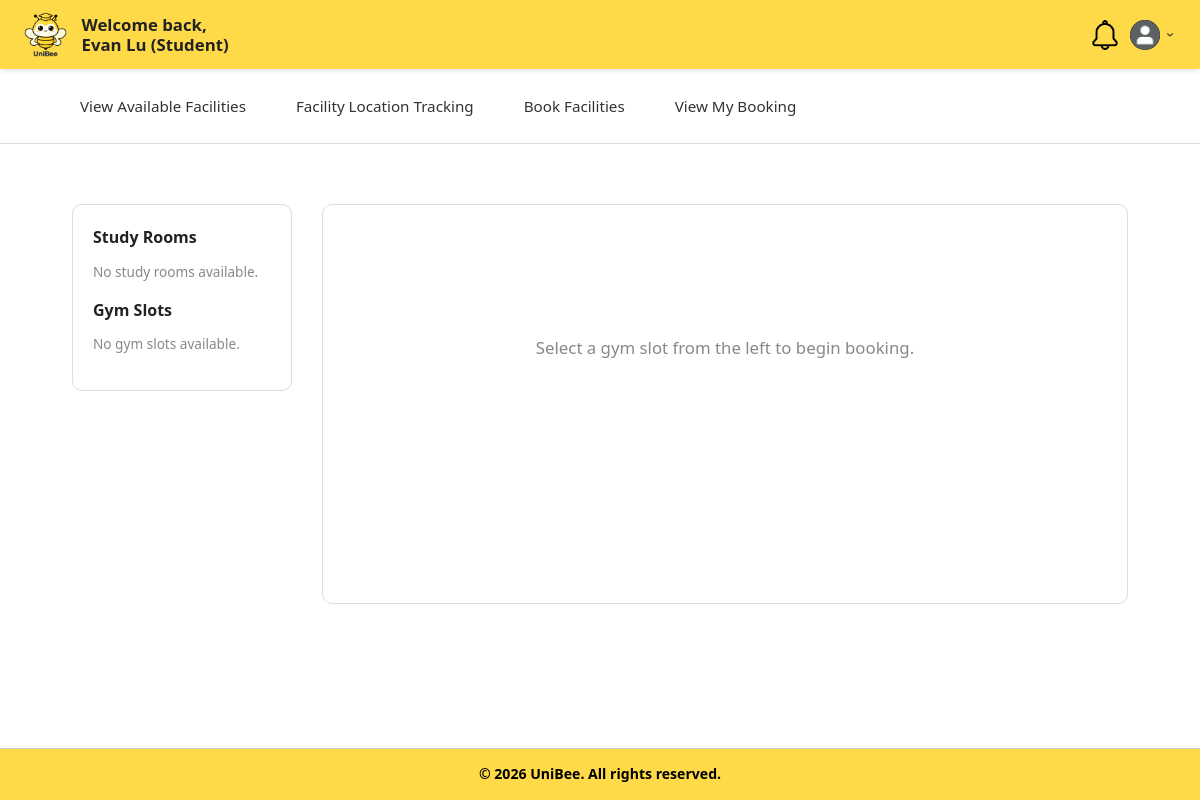
The page /boundary/bookGymSlotPage.php (signed in) on the database as committed earlier.
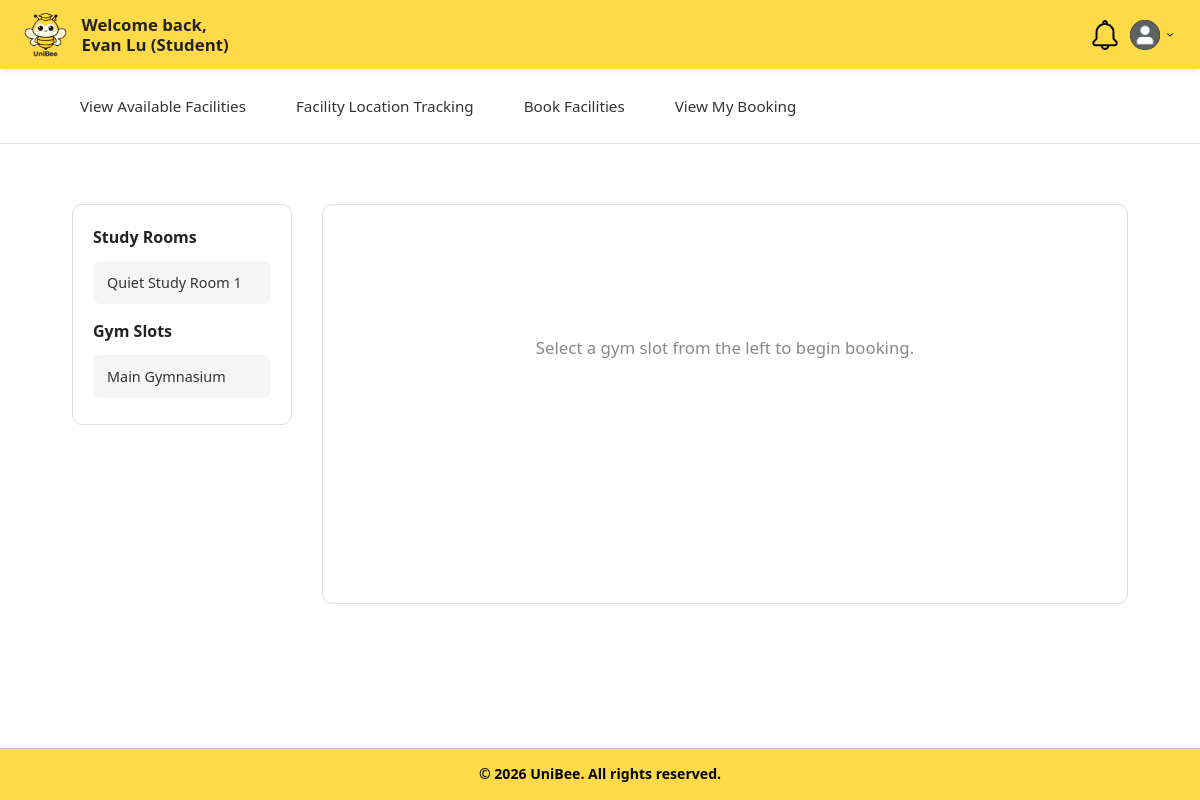
The same page on the database as committed later.
### tables this page shows
CREATE TABLE BookableFacilities (
    id INT PRIMARY KEY AUTO_INCREMENT,
    facilityId INT NOT NULL,
    isBookable BOOLEAN DEFAULT FALSE,
    slotDuration INT,
    bookingCapacity INT NULL,
    openTime TIME,
    closeTime TIME,
    status ENUM('available', 'unavailable') DEFAULT 'available',
    createdAt DATETIME DEFAULT CURRENT_TIMESTAMP,
    updatedAt DATETIME DEFAULT CURRENT_TIMESTAMP ON UPDATE CURRENT_TIMESTAMP,
    FOREIGN KEY (facilityId) REFERENCES Facilities(id) ON DELETE CASCADE,
    UNIQUE (facilityId)
);

CREATE TABLE Facilities (
    id INT PRIMARY KEY AUTO_INCREMENT,
    universityId INT NOT NULL,
    floorId INT,
    name VARCHAR(255) NOT NULL,
    roomCode VARCHAR(100),
    type ENUM('study room', 'gym', 'lecture hall', 'lab', 'classroom') DEFAULT 'study room',
    description TEXT,
    location VARCHAR(255),
    blockFloor VARCHAR(100),
    capacity INT,
    status VARCHAR(50) DEFAULT 'active',
    createdAt DATETIME DEFAULT CURRENT_TIMESTAMP,
    updatedAt DATETIME DEFAULT CURRENT_TIMESTAMP ON UPDATE CURRENT_TIMESTAMP,
    FOREIGN KEY (universityId) REFERENCES Universities(id) ON DELETE CASCADE,
    FOREIGN KEY (floorId) REFERENCES CampusFloors(id) ON DELETE SET NULL
);

### controller/bookGymSlotController.php (called while the page is built, shortened)
<?php
require_once "../database/database.php";
class BookGymSlotController
{
    private $db;
    public function __construct()
    {
        $database = new Database();
        $this->db = $database->connect();
    }
    public function getBookableFacilitiesByName($universityId, $keyword)
    {
        try {
            $sql = "SELECT f.id AS facilityId, bf.id AS bookableFacilityId,
                           f.name, f.type, f.location, f.capacity, f.description,
                           bf.slotDuration, bf.openTime, bf.closeTime, bf.status AS bookableStatus
                    FROM Facilities f
                    INNER JOIN BookableFacilities bf ON f.id = bf.facilityId
                    WHERE f.universityId = ?
                      AND f.status = 'active'
                      AND bf.isBookable = TRUE
                      AND bf.status = 'available'
                      AND f.name LIKE ?
                    ORDER BY f.name ASC";
            $stmt = $this->db->prepare($sql);
            $stmt->execute([$universityId, '%' . $keyword . '%']);
            return $stmt->fetchAll(PDO::FETCH_ASSOC);
        } catch (Exception $e) {
            error_log("Bookable gym slots fetch error: " . $e->getMessage());
            return false;
        }
    }
}
?>

### database/database.php (called while the page is built, shortened)
<?php
class Database
{
    private $host = 'sql212.infinityfree.com';
    private $dbname = 'if0_43479137_unibee';
    private $username = 'if0_43479137';
    private $password = 'InjO8Pzh9lL';
    public function connect()
    {
        try {
            $this->pdo = new PDO(
                "mysql:host={$this->host};dbname={$this->dbname}",
                $this->username,
                $this->password
            );
            $this->pdo->setAttribute(PDO::ATTR_ERRMODE, PDO::ERRMODE_EXCEPTION);
            return $this->pdo;
        } catch (PDOException $e) {
            die("Database connection failed: " . $e->getMessage());
        }
    }
}

### boundary/bookGymSlotPage.php (the view, shortened to what the changed rows need)
<?php
require_once "../controller/bookGymSlotController.php";
$controller = new BookGymSlotController();
$gymSlots = $controller->getBookableFacilitiesByName($_SESSION['university_id'], 'Gym');
$studyRooms = $controller->getBookableFacilitiesByName($_SESSION['university_id'], 'Study Room');
?>
<!DOCTYPE html>
<html lang="en">
<head>
    <link rel="stylesheet" href="../style.css">
</head>
<body>
    <main class="dashboard">
        <?php if ($gymSlots === false): ?>
            <p class="error-message">Unable to load gym slots, please try again.</p>
        <?php else: ?>
            <div class="book-layout">
                <aside class="book-sidebar">
                    <h3>Study Rooms</h3>
                    <?php if ($studyRooms && !empty($studyRooms)): ?>
                        <?php foreach ($studyRooms as $sr): ?>
                            <a href="bookFacilityPage.php?facilityId=<?php echo urlencode($sr['facilityId']); ?>"
                            class="book-sidebar-item">
                                <?php echo htmlspecialchars($sr['name']); ?>
                            </a>
                        <?php endforeach; ?>
                    <?php else: ?>
                        <p class="book-empty">No study rooms available.</p>
                    <?php endif; ?>
                    <h3>Gym Slots</h3>
                    <?php if ($gymSlots && !empty($gymSlots)): ?>
                        <?php foreach ($gymSlots as $gs): ?>
                            <a href="bookGymSlotPage.php?facilityId=<?php echo urlencode($gs['facilityId']); ?>"
                               class="book-sidebar-item <?php echo (isset($_GET['facilityId']) && $_GET['facilityId'] == $gs['facilityId']) ? 'active' : ''; ?>">
                                <?php echo htmlspecialchars($gs['name']); ?>
                            </a>
                        <?php endforeach; ?>
                    <?php else: ?>
                        <p class="book-empty">No gym slots available.</p>
                    <?php endif; ?>
                </aside>
            </div>
        <?php endif; ?>
    </main>
</body>
</html>

Rows that differ between the two databases and show on the page:
added bookablefacilities: facilityId.name "Quiet Study Room 1", shown under "Study Rooms"
added bookablefacilities: facilityId.name "Main Gymnasium", shown under "Gym Slots"
Other text that changed with them:
text no longer shown: "No study rooms available. No gym slots available."
